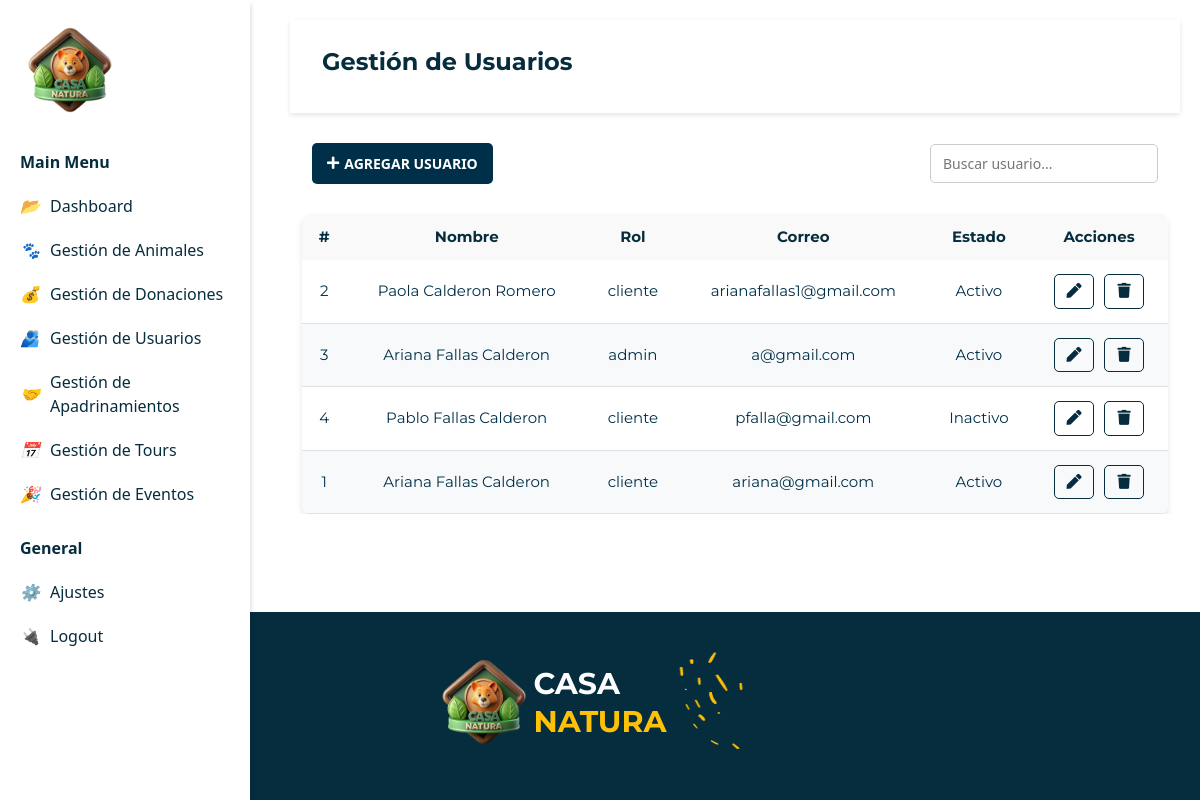
/gestionUsuarios.php, run on an earlier commit of the app's database.
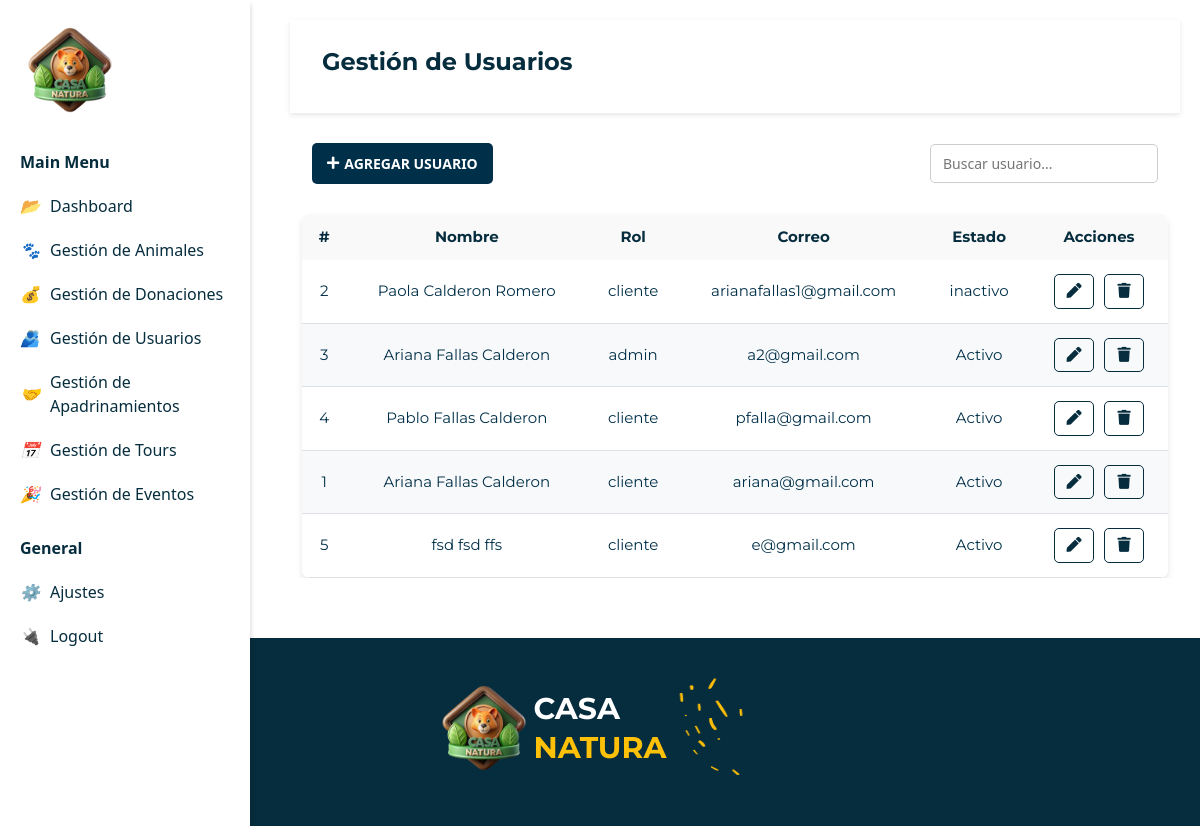
And on a later commit of the database.
### tables this page shows
CREATE TABLE `roles` (
  `ID_Rol` int(10) NOT NULL,
  `Rol` varchar(15) NOT NULL,
  `ID_Usuario` int(10) NOT NULL
);

CREATE TABLE `usuario` (
  `ID_Usuario` int(10) NOT NULL,
  `Nombre` varchar(15) NOT NULL,
  `Password` varchar(250) NOT NULL,
  `Apellido1` varchar(15) NOT NULL,
  `Apellido2` varchar(15) NOT NULL,
  `Correo` varchar(50) NOT NULL,
  `Telefono` int(40) DEFAULT NULL,
  `Donador` tinyint(1) NOT NULL,
  `Estado` varchar(10) NOT NULL
);

### gestionUsuarios.php (the view, shortened to what this page needs)
<!DOCTYPE html>
<html lang="es">
<head>
    <link href="https://cdnjs.cloudflare.com/ajax/libs/font-awesome/5.15.4/css/all.min.css" rel="stylesheet">
    <link rel="stylesheet" href="./css/style.css">
    <link rel="stylesheet" href="https://cdn.jsdelivr.net/npm/bootstrap@4.3.1/dist/css/bootstrap.min.css">
    <link href="https://cdn.jsdelivr.net/npm/bootstrap@5.3.0-alpha3/dist/css/bootstrap.min.css" rel="stylesheet">
</head>
<body>
    <?php
    include("sidebar.php");
    echo $sidebarAdmin2;
    ?>
    <?php
    include("sidebar.php");
    echo $sidebarAdmin2;
    include("actions/conexion.php");
    ?>
    <main>
        <div class="viewport">
            <div class="content">
                <nav class="navbar ">
                    <div class="container-fluid">
                        <h2 class="titulo">Gestión de Usuarios</h2>
                    </div>
                </nav>
                <div class="container contenedor-tabla">
                    <div class="fila-header">
                        <div class="boton-agregar">
                            <a class="btn-agregar" href="agregarUsuario.php">
                                <i class="fas fa-plus icono-agregar"></i> AGREGAR USUARIO
                            </a>
                        </div>
                        <div class="buscador">
                            <div class="input-grupo">
                                <input type="text" class="campo-buscar" placeholder="Buscar usuario...">
                            </div>
                        </div>
                    </div>
                    <table class="tabla text-center">
                        <tr>
                            <th>#</th>
                            <th>Nombre</th>
                            <th>Rol</th>
                            <th>Correo</th>
                            <th>Estado</th>
                            <th>Acciones</th>
                        </tr>
                        <tbody>
                            <?php
                            $sqlUsuarios = "SELECT a.ID_Usuario,CONCAT( a.Nombre,' ', a.Apellido1,' ', a.Apellido2) as NombreCompleto, a.Correo, a.Estado, b.Rol
                            FROM usuario a
                            INNER JOIN roles b
                            ON a.ID_Usuario = b.ID_Usuario";
                            $resultadoUsuarios = $conn->query($sqlUsuarios);
                            if ($resultadoUsuarios->num_rows > 0) {
                                while ($fila = $resultadoUsuarios->fetch_assoc()) {
                                    echo "<tr>";
                                    echo "<td>" . htmlspecialchars($fila['ID_Usuario']) . "</td>";
                                    echo "<td>" . htmlspecialchars($fila['NombreCompleto']) . "</td>";
                                    echo "<td>" . htmlspecialchars($fila['Rol']) . "</td>";
                                    echo "<td>" . htmlspecialchars($fila['Correo']) . "</td>";
                                    echo "<td>" . htmlspecialchars($fila['Estado']) . "</td>";
                                    echo "<td class='actions'>";
                                    echo "<a href='editarUsuario.php?id=" . $fila['ID_Usuario'] . "' class='edit'><i class='fas fa-pen'></i></a>";
                                    echo "<button class='delete' id='eliminarUsuario' data-id='" . $fila['ID_Usuario'] . "'>
            <i class='fas fa-trash'></i>
        </button>";
                                    echo "</td>";
                                    echo "</tr>";
                                }
                            } else {
                                echo "<tr><td colspan='4'>No se encontraron usuarios</td></tr>";
                            }
                            ?>
                        </tbody>
                    </table>
                </div>
            </div>
        </div>
</main>
    <?php
    include("sidebar.php");
    echo $footerAdmin;
    ?>
</body>
</html>

What changed in the data, as far as the page shows it:
changed through a linked row, roles "arianafallas1@gmail.com": ID_Usuario.Estado "Activo" → "inactivo"
changed through a linked row, roles "admin": ID_Usuario.Correo "a@gmail.com" → "a2@gmail.com"
changed through a linked row, roles "pfalla@gmail.com": ID_Usuario.Estado "Inactivo" → "Activo"
added roles: ID_Usuario.ID_Usuario "5", NombreCompleto "fsd fsd ffs", Rol "cliente", ID_Usuario.Correo "e@gmail.com", ID_Usuario.Estado "Activo"
